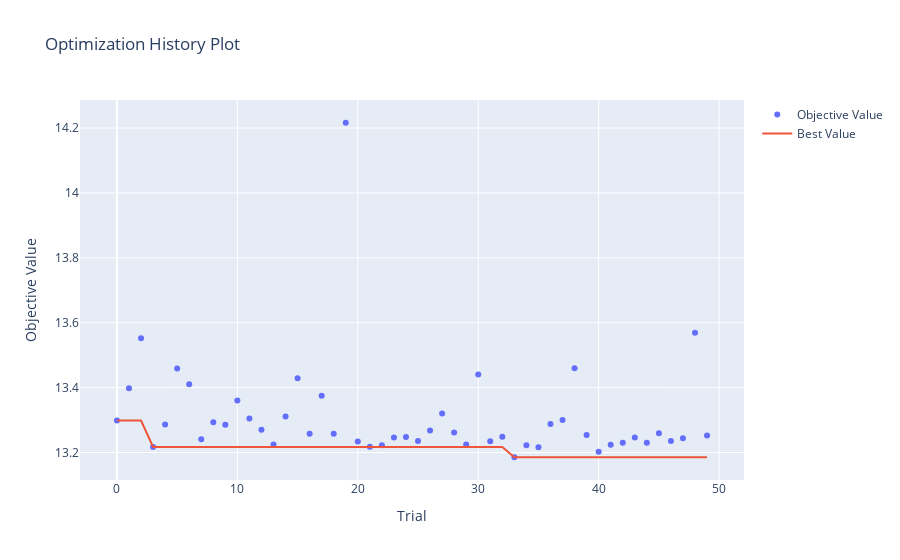
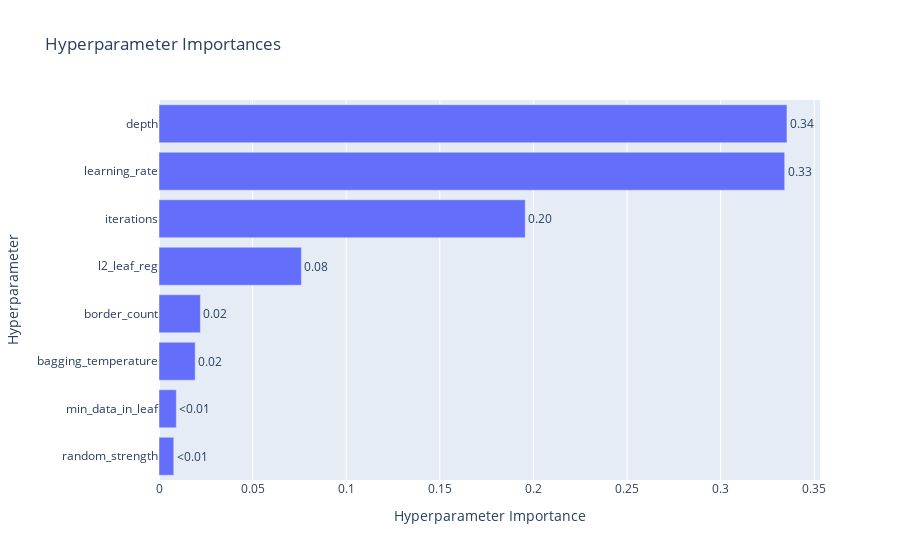

The cell these charts' notebook holds for them, in order:
### Code cell
import optuna

def objective(trial):
    params = {
        'iterations': trial.suggest_int('iterations', 500, 3000),
        'depth': trial.suggest_int('depth', 4, 10),
        'learning_rate': trial.suggest_float('learning_rate', 0.01, 0.3, log=True),
        'l2_leaf_reg': trial.suggest_float('l2_leaf_reg', 1, 10),
        'min_data_in_leaf': trial.suggest_int('min_data_in_leaf', 1, 100),
        'random_strength': trial.suggest_float('random_strength', 0, 10),
        'bagging_temperature': trial.suggest_float('bagging_temperature', 0, 1),
        'border_count': trial.suggest_int('border_count', 32, 255),
        'loss_function': 'MAE',
        'eval_metric': 'MAE',
        'random_seed': 42,
        'early_stopping_rounds': 50,
        'verbose': False
    }
    
    model = CatBoostRegressor(**params)
    
    model.fit(
        train_pool,
        eval_set=val_pool,
        use_best_model=True
    )
    
    val_preds = model.predict(X_val)
    mae = mean_absolute_error(y_val, val_preds)
    
    return mae

# Create study and optimize
study = optuna.create_study(direction='minimize')
study.optimize(objective, n_trials=50, show_progress_bar=True)  # Increase to 100-200 for better results

print("\nBest hyperparameters:")
print(study.best_params)
print(f"\nBest MAE: {study.best_value:.2f} minutes")

# Visualize optimization
optuna.visualization.plot_optimization_history(study).show()
optuna.visualization.plot_param_importances(study).show()

### Figure 1 — Plotly figure (JSON) as saved in the notebook; plotly's stock layout.template omitted (floating-point values rounded to 4 significant figures)
{"data": [{"mode": "markers", "name": "Objective Value", "type": "scatter", "x": [0, 1, 2, 3, 4, 5, 6, 7, 8, 9, 10, 11, 12, 13, 14, 15, 16, 17, 18, 19, 20, 21, 22, 23, 24, 25, 26, 27, 28, 29, 30, 31, 32, 33, 34, 35, 36, 37, 38, 39, 40, 41, 42, 43, 44, 45, 46, 47, 48, 49], "y": [13.3, 13.4, 13.55, 13.22, 13.29, 13.46, 13.41, 13.24, 13.29, 13.29, 13.36, 13.3, 13.27, 13.22, 13.31, 13.43, 13.26, 13.37, 13.26, 14.22, 13.23, 13.22, 13.22, 13.25, 13.25, 13.24, 13.27, 13.32, 13.26, 13.22, 13.44, 13.23, 13.25, 13.19, 13.22, 13.22, 13.29, 13.3, 13.46, 13.25, 13.2, 13.22, 13.23, 13.25, 13.23, 13.26, 13.24, 13.24, 13.57, 13.25]}, {"mode": "lines", "name": "Best Value", "type": "scatter", "x": [0, 1, 2, 3, 4, 5, 6, 7, 8, 9, 10, 11, 12, 13, 14, 15, 16, 17, 18, 19, 20, 21, 22, 23, 24, 25, 26, 27, 28, 29, 30, 31, 32, 33, 34, 35, 36, 37, 38, 39, 40, 41, 42, 43, 44, 45, 46, 47, 48, 49], "y": [13.3, 13.3, 13.3, 13.22, 13.22, 13.22, 13.22, 13.22, 13.22, 13.22, 13.22, 13.22, 13.22, 13.22, 13.22, 13.22, 13.22, 13.22, 13.22, 13.22, 13.22, 13.22, 13.22, 13.22, 13.22, 13.22, 13.22, 13.22, 13.22, 13.22, 13.22, 13.22, 13.22, 13.19, 13.19, 13.19, 13.19, 13.19, 13.19, 13.19, 13.19, 13.19, 13.19, 13.19, 13.19, 13.19, 13.19, 13.19, 13.19, 13.19]}, {"marker": {"color": "#cccccc"}, "mode": "markers", "name": "Infeasible Trial", "showlegend": false, "type": "scatter", "x": [], "y": []}], "layout": {"title": {"text": "Optimization History Plot"}, "xaxis": {"title": {"text": "Trial"}}, "yaxis": {"title": {"text": "Objective Value"}}}}

### Figure 2 — Plotly figure (JSON) as saved in the notebook; plotly's stock layout.template omitted (floating-point values rounded to 4 significant figures)
{"data": [{"cliponaxis": false, "hovertemplate": ["random_strength (FloatDistribution): 0.007892720146403362<extra></extra>", "min_data_in_leaf (IntDistribution): 0.009269443227392864<extra></extra>", "bagging_temperature (FloatDistribution): 0.0193330526663049<extra></extra>", "border_count (IntDistribution): 0.02209768664846395<extra></extra>", "l2_leaf_reg (FloatDistribution): 0.0760773799781706<extra></extra>", "iterations (IntDistribution): 0.19564247338609647<extra></extra>", "learning_rate (FloatDistribution): 0.334242988816301<extra></extra>", "depth (IntDistribution): 0.33544425513086706<extra></extra>"], "name": "Objective Value", "orientation": "h", "text": ["<0.01", "<0.01", "0.02", "0.02", "0.08", "0.20", "0.33", "0.34"], "textposition": "outside", "type": "bar", "x": [0.007893, 0.009269, 0.01933, 0.0221, 0.07608, 0.1956, 0.3342, 0.3354], "y": ["random_strength", "min_data_in_leaf", "bagging_temperature", "border_count", "l2_leaf_reg", "iterations", "learning_rate", "depth"]}], "layout": {"title": {"text": "Hyperparameter Importances"}, "xaxis": {"title": {"text": "Hyperparameter Importance"}}, "yaxis": {"title": {"text": "Hyperparameter"}}}}
